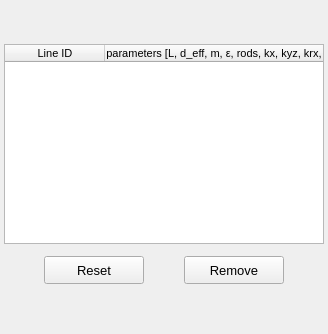
           <widget class="QWidget" name="tab_remove">
            <property name="font">
             <font>
              <family>MS UI Gothic</family>
             </font>
            </property>
            <attribute name="title">
             <string>Remove</string>
            </attribute>
            <layout class="QGridLayout" name="gridLayout_2">
             <property name="leftMargin">
              <number>4</number>
             </property>
             <property name="topMargin">
              <number>4</number>
             </property>
             <property name="rightMargin">
              <number>4</number>
             </property>
             <property name="bottomMargin">
              <number>4</number>
             </property>
             <item row="1" column="0">
              <widget class="QTreeWidget" name="treeWidget_expansion_joints_info">
               <property name="minimumSize">
                <size>
                 <width>320</width>
                 <height>200</height>
                </size>
               </property>
               <property name="maximumSize">
                <size>
                 <width>460</width>
                 <height>200</height>
                </size>
               </property>
               <property name="font">
                <font>
                 <family>MS Shell Dlg 2</family>
                 <pointsize>8</pointsize>
                </font>
               </property>
               <property name="frameShape">
                <enum>QFrame::StyledPanel</enum>
               </property>
               <property name="frameShadow">
                <enum>QFrame::Sunken</enum>
               </property>
               <property name="indentation">
                <number>0</number>
               </property>
               <column>
                <property name="text">
                 <string>Line ID</string>
                </property>
                <property name="textAlignment">
                 <set>AlignCenter</set>
                </property>
               </column>
               <column>
                <property name="text">
                 <string>Joint parameters [L, d_eff, m, ε, rods, kx, kyz, krx, kryz]</string>
                </property>
                <property name="textAlignment">
                 <set>AlignCenter</set>
                </property>
               </column>
              </widget>
             </item>
             <item row="3" column="0">
              <spacer name="verticalSpacer_5">
               <property name="orientation">
                <enum>Qt::Vertical</enum>
               </property>
               <property name="sizeHint" stdset="0">
                <size>
                 <width>20</width>
                 <height>40</height>
                </size>
               </property>
              </spacer>
             </item>
             <item row="0" column="0">
              <spacer name="verticalSpacer_4">
               <property name="orientation">
                <enum>Qt::Vertical</enum>
               </property>
               <property name="sizeHint" stdset="0">
                <size>
                 <width>20</width>
                 <height>40</height>
                </size>
               </property>
              </spacer>
             </item>
             <item row="2" column="0">
              <widget class="QFrame" name="frame_buttons">
               <property name="minimumSize">
                <size>
                 <width>0</width>
                 <height>40</height>
                </size>
               </property>
               <property name="maximumSize">
                <size>
                 <width>16777215</width>
                 <height>40</height>
                </size>
               </property>
               <property name="frameShape">
                <enum>QFrame::NoFrame</enum>
               </property>
               <property name="frameShadow">
                <enum>QFrame::Raised</enum>
               </property>
               <layout class="QGridLayout" name="gridLayout_7">
                <property name="leftMargin">
                 <number>0</number>
                </property>
                <property name="topMargin">
                 <number>0</number>
                </property>
                <property name="rightMargin">
                 <number>0</number>
                </property>
                <property name="bottomMargin">
                 <number>0</number>
                </property>
                <property name="spacing">
                 <number>0</number>
                </property>
                <item row="0" column="0">
                 <widget class="QPushButton" name="pushButton_reset">
                  <property name="minimumSize">
                   <size>
                    <width>100</width>
                    <height>28</height>
                   </size>
                  </property>
                  <property name="maximumSize">
                   <size>
                    <width>100</width>
                    <height>28</height>
                   </size>
                  </property>
                  <property name="font">
                   <font>
                    <pointsize>10</pointsize>
                   </font>
                  </property>
                  <property name="styleSheet">
                   <string notr="true"/>
                  </property>
                  <property name="text">
                   <string>Reset</string>
                  </property>
                  <property name="flat">
                   <bool>false</bool>
                  </property>
                 </widget>
                </item>
                <item row="0" column="1">
                 <widget class="QPushButton" name="pushButton_remove">
                  <property name="minimumSize">
                   <size>
                    <width>100</width>
                    <height>28</height>
                   </size>
                  </property>
                  <property name="maximumSize">
                   <size>
                    <width>100</width>
                    <height>28</height>
                   </size>
                  </property>
                  <property name="font">
                   <font>
                    <pointsize>10</pointsize>
                   </font>
                  </property>
                  <property name="styleSheet">
                   <string notr="true"/>
                  </property>
                  <property name="text">
                   <string>Remove</string>
                  </property>
                 </widget>
                </item>
               </layout>
              </widget>
             </item>
            </layout>
           </widget>
